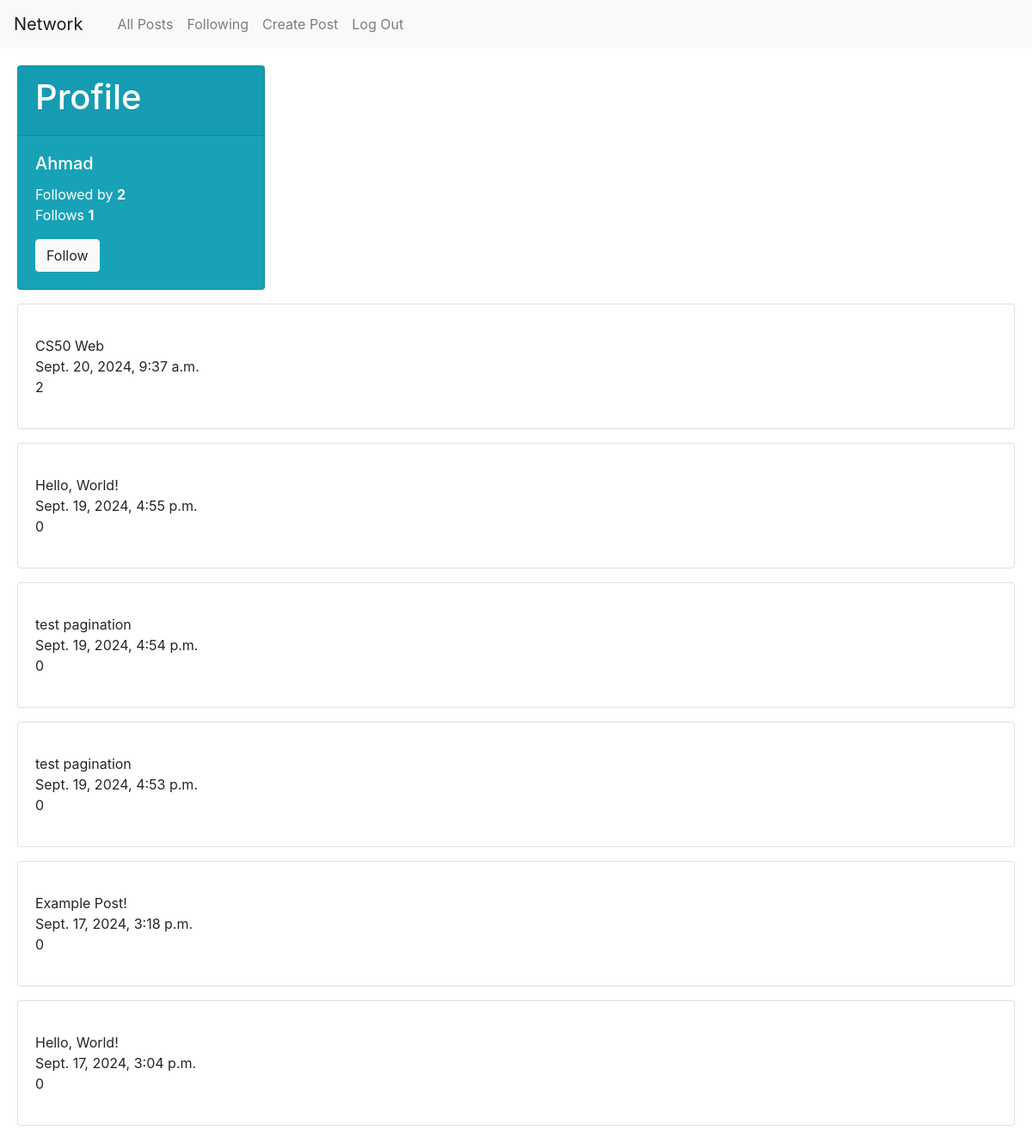
/profile/ahmad, run on an earlier commit of the app's database.
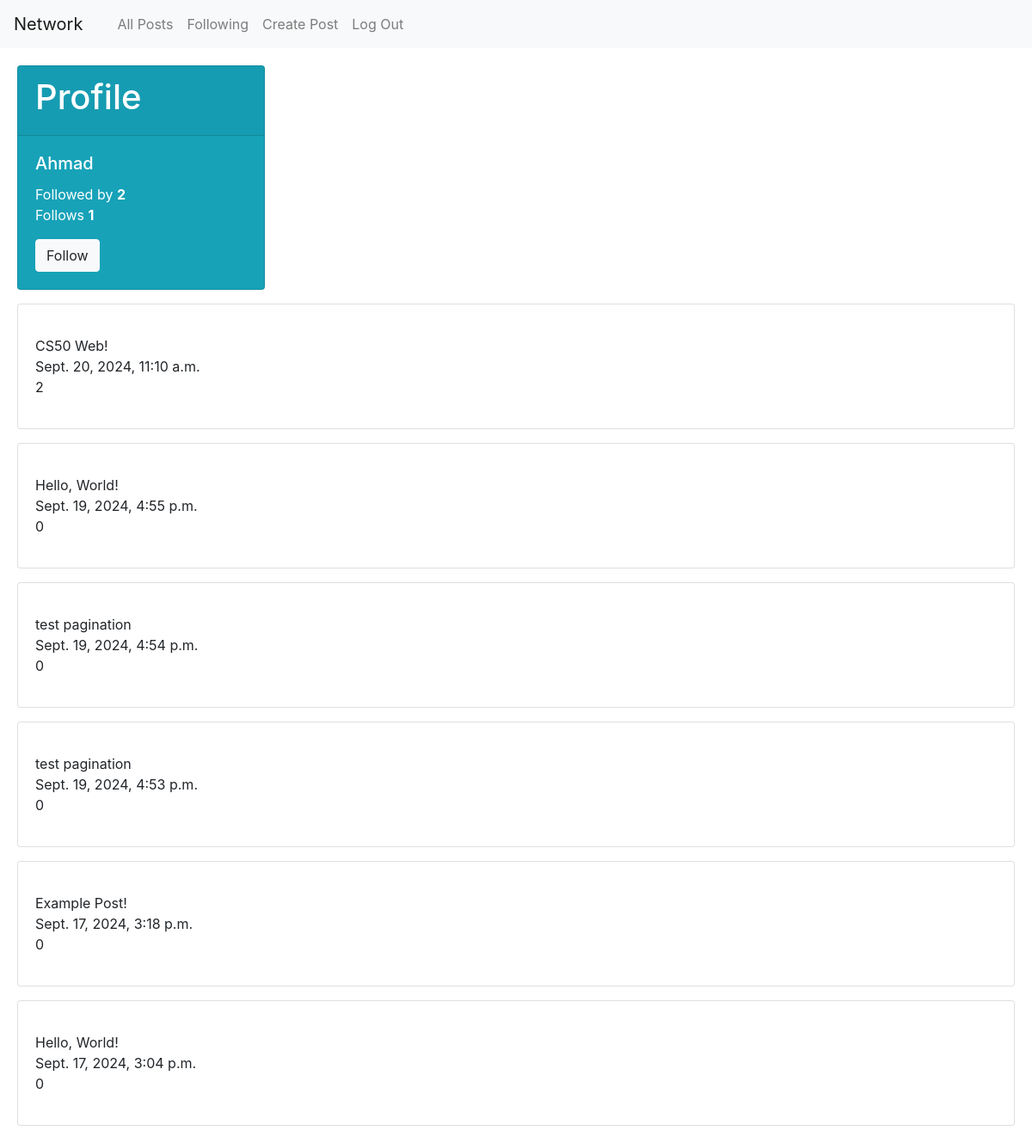
And on a later commit of the database.
### network/models.py (models this page shows, shortened)
class User(AbstractUser):
    pass

class Post(models.Model):
    user = models.ForeignKey(User, on_delete=models.CASCADE, related_name="post")
    text = models.CharField(max_length=600)
    time = models.DateTimeField(auto_now=True)
    likes = models.IntegerField(default=0)

### network/views.py (the view)
# urls.py: path('profile/<str:name>' , views.profile, name="profile"),
def profile(request, name):
    token = 0
    user = User.objects.get(username=name)
    posts = Post.objects.all().filter(user=user).order_by("-time")
    follows = Follow.objects.all().filter(follower=user.id).count()
    followed_by = Follow.objects.all().filter(followed=user.id).count()
    try:
        Follow.objects.get(follower=request.user.id, followed=user.id)
        token = 1
    except:
        print("")
    return render(request, "network/profile.html",{
        "posts": posts,
        "user": user,
        "follows": follows,
        "followed_by": followed_by ,
        "token": token
    })

### network/templates/network/profile.html (shortened to what this page needs)
{% extends "network/layout.html" %}
{% block body %}
<div class="card text-white bg-info mb-3" style="max-width: 18rem;">
    <div class="card-header"><h1>Profile</h1></div>
    <div class="card-body">
      <h5 class="card-title">{{  user.username|capfirst  }}</h5>
      <div class="card-text">Followed by <b>{{ followed_by }}</b></div>
      <p class="card-text">Follows <b>{{ follows }}</b></p>
      {% if user.is_authenticated and request.user|lower != user|lower  %}
        <form action="{% url 'follow' %}" method="post">
            {% if token == 0 %}
                <button class="btn btn-light" type="submit">Follow</button>
            {% else %}
                <input type="hidden" name="unfollow" value="{{ user }}">
                <button class="btn btn-dark" type="submit">Unfollow</button>
            {% endif %}
        </form>
    {% endif %}
    </div>
  </div>
    {% if posts %}
        {% for post in posts %}
            <p>
            <div class="card">
                <div class="card-body">
                <p class="card-text">
                    <div>{{ post.text }}</div>
                    <div>{{ post.time }}</div>
                    <div>{{ post.likes }}</div>
                </p>
                </div>
            </div>
            </p>
        {% endfor %}
    {% endif %}
{% endblock %}

### network/templates/network/layout.html (shortened to what this page needs)
{% load static %}
<!DOCTYPE html>
<html lang="en">
    <head>
        <link rel="stylesheet" href="https://stackpath.bootstrapcdn.com/bootstrap/4.4.1/css/bootstrap.min.css">
        <link href="{% static 'network/styles.css' %}" rel="stylesheet">
        <link rel="stylesheet" href="https://cdnjs.cloudflare.com/ajax/libs/font-awesome/6.0.0-beta3/css/all.min.css">
    </head>
    <body>
        <nav class="navbar navbar-expand-lg navbar-light bg-light">
            <a class="navbar-brand" href="#">Network</a>
              <ul class="navbar-nav mr-auto">
                {% if user.is_authenticated %}
                    <li class="nav-item">
                        <a class="nav-link" href="{% url 'profile' request.user.username %}"><strong>{{ request.user.username }}</strong></a>
                    </li>
                {% endif %}
                <li class="nav-item">
                  <a class="nav-link" href="{% url 'index' %}">All Posts</a>
                </li>
                {% if user.is_authenticated %}
                    <li class="nav-item">
                        <a class="nav-link" href="{% url 'following' %}">Following</a>
                    </li>
                    <li class="nav-item">
                        <a class="nav-link" href="{% url 'new' %}">Create Post</a>
                    </li>
                    <li class="nav-item">
                        <a class="nav-link" href="{% url 'logout' %}">Log Out</a>
                    </li>
                {% endif %}
              </ul>
          </nav>
        <div class="body">
            {% block body %}
            {% endblock %}
        </div>
    </body>
</html>

### network/static/network/styles.css (style rules this page uses)
.body { margin: 20px; }

What changed in the data, as far as the page shows it:
changed Post: text "CS50 Web" → "CS50 Web!"; time "Sept. 20, 2024, 9:37 a.m." → "Sept. 20, 2024, 11:10 a.m."
